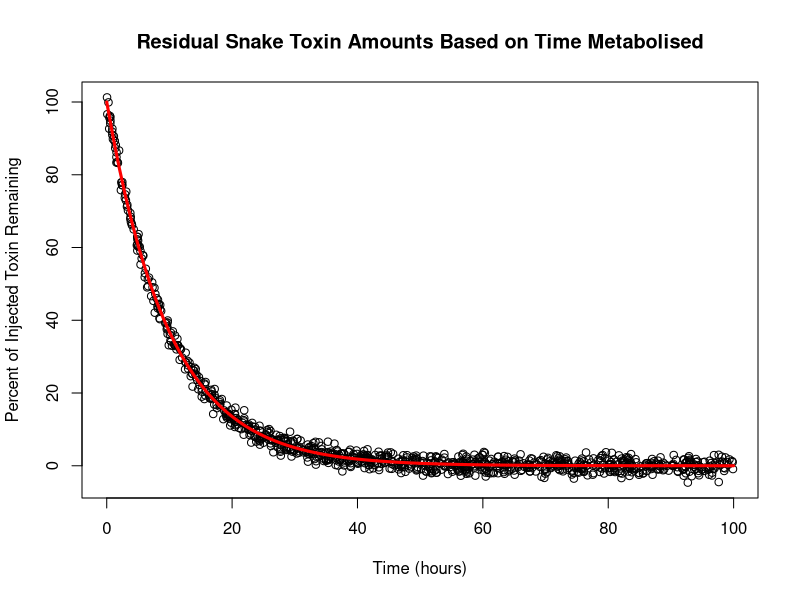

Recreate this plot in R.
## ---- chunk 1

## The parameters of the model
alpha<-100    # Initial venom concentration (N0)
beta<-0.1     # decay constant (lambda)
sd<-1.5       #sd of normal distribution

## Simulation
n<-1000       # number of points

predictor<-runif(min=0, max=100, n)   ##create predictor
response <- rnorm(n,mean=alpha*exp(-beta*predictor),sd)   ##create response
data <- data.frame(predictor,response)   ##create data frame

##Plot
expectation<-alpha*exp(-beta*predictor)

plot(response~predictor, main = "Residual Snake Toxin Amounts Based on Time Metabolised", xlab = "Time (hours)", ylab = "Percent of Injected Toxin Remaining")
lines(0:100 , 100 * exp(-.1 * 0:100),col="red",lwd=3)

##Output
write.csv(data,file="Relationship between residual drug and time.csv",row.names = FALSE)
